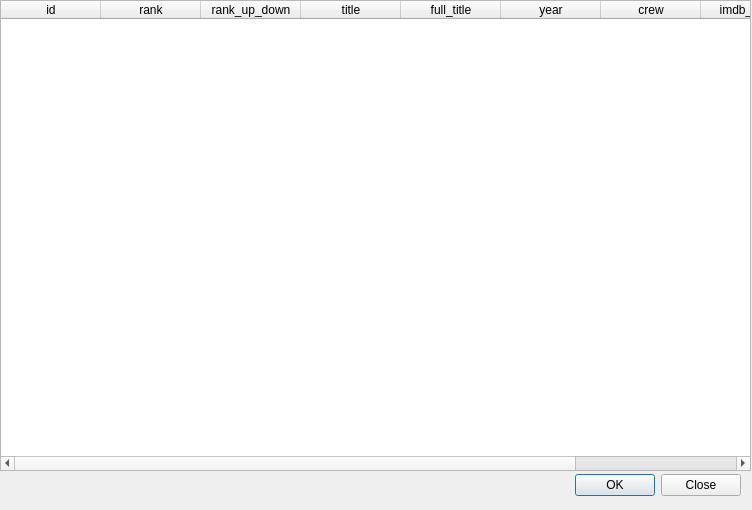
<?xml version="1.0" encoding="UTF-8"?>
<ui version="4.0">
 <class>Dialog</class>
 <widget class="QDialog" name="Dialog">
  <property name="geometry">
   <rect>
    <x>0</x>
    <y>0</y>
    <width>752</width>
    <height>510</height>
   </rect>
  </property>
  <property name="windowTitle">
   <string>Dialog</string>
  </property>
  <widget class="QDialogButtonBox" name="rank">
   <property name="geometry">
    <rect>
     <x>570</x>
     <y>470</y>
     <width>171</width>
     <height>31</height>
    </rect>
   </property>
   <property name="orientation">
    <enum>Qt::Horizontal</enum>
   </property>
   <property name="standardButtons">
    <set>QDialogButtonBox::Close|QDialogButtonBox::Ok</set>
   </property>
  </widget>
  <widget class="QTableWidget" name="tableWidget">
   <property name="geometry">
    <rect>
     <x>0</x>
     <y>0</y>
     <width>751</width>
     <height>471</height>
    </rect>
   </property>
   <column>
    <property name="text">
     <string>id</string>
    </property>
   </column>
   <column>
    <property name="text">
     <string>rank</string>
    </property>
   </column>
   <column>
    <property name="text">
     <string>rank_up_down</string>
    </property>
   </column>
   <column>
    <property name="text">
     <string>title</string>
    </property>
   </column>
   <column>
    <property name="text">
     <string>full_title</string>
    </property>
   </column>
   <column>
    <property name="text">
     <string>year</string>
    </property>
   </column>
   <column>
    <property name="text">
     <string>crew</string>
    </property>
   </column>
   <column>
    <property name="text">
     <string>imdb_rating</string>
    </property>
   </column>
   <column>
    <property name="text">
     <string>imdb_rating_count</string>
    </property>
   </column>
  </widget>
 </widget>
 <resources/>
 <connections>
  <connection>
   <sender>rank</sender>
   <signal>accepted()</signal>
   <receiver>Dialog</receiver>
   <slot>accept()</slot>
   <hints>
    <hint type="sourcelabel">
     <x>248</x>
     <y>254</y>
    </hint>
    <hint type="destinationlabel">
     <x>157</x>
     <y>274</y>
    </hint>
   </hints>
  </connection>
  <connection>
   <sender>rank</sender>
   <signal>rejected()</signal>
   <receiver>Dialog</receiver>
   <slot>reject()</slot>
   <hints>
    <hint type="sourcelabel">
     <x>316</x>
     <y>260</y>
    </hint>
    <hint type="destinationlabel">
     <x>286</x>
     <y>274</y>
    </hint>
   </hints>
  </connection>
 </connections>
</ui>
